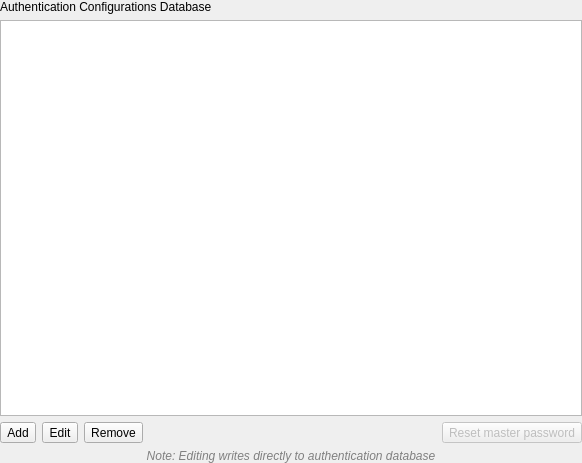
<?xml version="1.0" encoding="UTF-8"?>
<ui version="4.0">
 <class>QgsAuthConfigEditor</class>
 <widget class="QWidget" name="QgsAuthConfigEditor">
  <property name="geometry">
   <rect>
    <x>0</x>
    <y>0</y>
    <width>582</width>
    <height>463</height>
   </rect>
  </property>
  <property name="windowTitle">
   <string>Form</string>
  </property>
  <layout class="QGridLayout" name="gridLayout">
   <property name="leftMargin">
    <number>0</number>
   </property>
   <property name="topMargin">
    <number>0</number>
   </property>
   <property name="rightMargin">
    <number>0</number>
   </property>
   <property name="bottomMargin">
    <number>0</number>
   </property>
   <property name="spacing">
    <number>6</number>
   </property>
   <item row="4" column="0">
    <widget class="QLabel" name="label_2">
     <property name="font">
      <font>
       <italic>true</italic>
      </font>
     </property>
     <property name="styleSheet">
      <string notr="true">color: rgb(128, 128, 128);</string>
     </property>
     <property name="text">
      <string>Note: Editing writes directly to authentication database</string>
     </property>
     <property name="alignment">
      <set>Qt::AlignCenter</set>
     </property>
    </widget>
   </item>
   <item row="2" column="0">
    <widget class="QTableView" name="tableViewConfigs">
     <property name="editTriggers">
      <set>QAbstractItemView::NoEditTriggers</set>
     </property>
     <property name="alternatingRowColors">
      <bool>true</bool>
     </property>
     <property name="selectionMode">
      <enum>QAbstractItemView::SingleSelection</enum>
     </property>
     <property name="selectionBehavior">
      <enum>QAbstractItemView::SelectRows</enum>
     </property>
     <property name="sortingEnabled">
      <bool>true</bool>
     </property>
     <property name="cornerButtonEnabled">
      <bool>false</bool>
     </property>
     <attribute name="horizontalHeaderStretchLastSection">
      <bool>true</bool>
     </attribute>
    </widget>
   </item>
   <item row="3" column="0">
    <layout class="QHBoxLayout" name="horizontalLayout_2">
     <item>
      <widget class="QToolButton" name="btnAddConfig">
       <property name="text">
        <string>Add</string>
       </property>
      </widget>
     </item>
     <item>
      <widget class="QToolButton" name="btnEditConfig">
       <property name="text">
        <string>Edit</string>
       </property>
      </widget>
     </item>
     <item>
      <widget class="QToolButton" name="btnRemoveConfig">
       <property name="text">
        <string>Remove</string>
       </property>
      </widget>
     </item>
     <item>
      <spacer name="horizontalSpacer_2">
       <property name="orientation">
        <enum>Qt::Horizontal</enum>
       </property>
       <property name="sizeHint" stdset="0">
        <size>
         <width>40</width>
         <height>20</height>
        </size>
       </property>
      </spacer>
     </item>
     <item>
      <widget class="QToolButton" name="btnResetMasterPass">
       <property name="enabled">
        <bool>false</bool>
       </property>
       <property name="text">
        <string>Reset master password</string>
       </property>
      </widget>
     </item>
    </layout>
   </item>
   <item row="1" column="0">
    <widget class="QLabel" name="lblAuthConfigDb">
     <property name="sizePolicy">
      <sizepolicy hsizetype="Preferred" vsizetype="Maximum">
       <horstretch>0</horstretch>
       <verstretch>0</verstretch>
      </sizepolicy>
     </property>
     <property name="text">
      <string>Authentication Configurations Database</string>
     </property>
    </widget>
   </item>
  </layout>
 </widget>
 <resources/>
 <connections/>
</ui>
